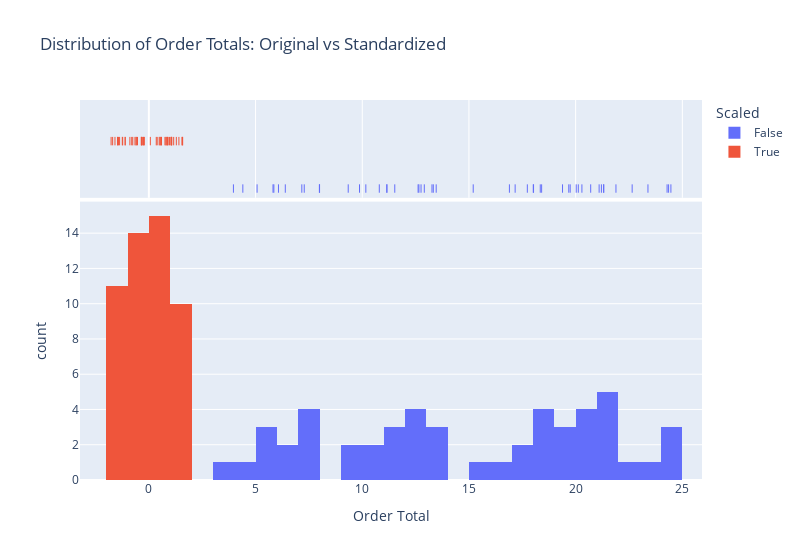

Notebook source saved alongside this figure:
### Code cell
# Visualize standardization
px.histogram(
    pd.DataFrame(
        {
            "Scaled": np.concat(
                (np.full(observed_tips.shape, False), np.full(observed_tips.shape, True))
            ),
            "Order Total": np.concatenate((order_totals, order_totals_scaled)),
        }
    ),
    x="Order Total",
    color="Scaled",
    title="Distribution of Order Totals: Original vs Standardized",
    nbins=50,
    marginal="rug",
    width=800,
)

### Figure 1 — Plotly figure (JSON) as saved in the notebook; plotly's stock layout.template omitted (floating-point values rounded to 4 significant figures)
{"data": [{"bingroup": "x", "hovertemplate": "Scaled=False<br>Order Total=%{x}<br>count=%{y}<extra></extra>", "legendgroup": "False", "marker": {"color": "#636efa", "pattern": {"shape": ""}}, "name": "False", "nbinsx": 50, "orientation": "v", "showlegend": true, "type": "histogram", "x": [3.964, 4.404, 5.072, 5.818, 5.858, 6.075, 6.394, 7.168, 7.282, 7.992, 7.999, 9.343, 9.872, 10.17, 10.8, 11.15, 11.16, 11.52, 12.62, 12.66, 12.76, 12.91, 13.27, 13.33, 13.47, 15.2, 16.9, 17.17, 17.74, 18.01, 18.03, 18.34, 18.41, 19.38, 19.68, 19.75, 20.03, 20.12, 20.29, 20.7, 21.1, 21.21, 21.31, 21.32, 21.89, 22.65, 23.39, 24.29, 24.36, 24.46], "xaxis": "x", "yaxis": "y"}, {"boxpoints": "all", "fillcolor": "rgba(255,255,255,0)", "hoveron": "points", "hovertemplate": "Scaled=False<br>Order Total=%{x}<extra></extra>", "jitter": 0, "legendgroup": "False", "line": {"color": "rgba(255,255,255,0)"}, "marker": {"color": "#636efa", "symbol": "line-ns-open"}, "name": "False", "showlegend": false, "type": "box", "x": [3.964, 4.404, 5.072, 5.818, 5.858, 6.075, 6.394, 7.168, 7.282, 7.992, 7.999, 9.343, 9.872, 10.17, 10.8, 11.15, 11.16, 11.52, 12.62, 12.66, 12.76, 12.91, 13.27, 13.33, 13.47, 15.2, 16.9, 17.17, 17.74, 18.01, 18.03, 18.34, 18.41, 19.38, 19.68, 19.75, 20.03, 20.12, 20.29, 20.7, 21.1, 21.21, 21.31, 21.32, 21.89, 22.65, 23.39, 24.29, 24.36, 24.46], "xaxis": "x2", "yaxis": "y2"}, {"bingroup": "x", "hovertemplate": "Scaled=True<br>Order Total=%{x}<br>count=%{y}<extra></extra>", "legendgroup": "True", "marker": {"color": "#EF553B", "pattern": {"shape": ""}}, "name": "True", "nbinsx": 50, "orientation": "v", "showlegend": true, "type": "histogram", "x": [-1.769, -1.697, -1.587, -1.465, -1.459, -1.423, -1.371, -1.244, -1.226, -1.11, -1.109, -0.8887, -0.8021, -0.7537, -0.6504, -0.5931, -0.5918, -0.5318, -0.353, -0.3468, -0.3305, -0.3054, -0.2466, -0.2364, -0.2143, 0.06965, 0.3471, 0.391, 0.4844, 0.53, 0.532, 0.5836, 0.594, 0.7541, 0.8021, 0.8131, 0.8592, 0.8752, 0.9028, 0.9701, 1.035, 1.052, 1.069, 1.071, 1.164, 1.288, 1.409, 1.556, 1.567, 1.585], "xaxis": "x", "yaxis": "y"}, {"boxpoints": "all", "fillcolor": "rgba(255,255,255,0)", "hoveron": "points", "hovertemplate": "Scaled=True<br>Order Total=%{x}<extra></extra>", "jitter": 0, "legendgroup": "True", "line": {"color": "rgba(255,255,255,0)"}, "marker": {"color": "#EF553B", "symbol": "line-ns-open"}, "name": "True", "showlegend": false, "type": "box", "x": [-1.769, -1.697, -1.587, -1.465, -1.459, -1.423, -1.371, -1.244, -1.226, -1.11, -1.109, -0.8887, -0.8021, -0.7537, -0.6504, -0.5931, -0.5918, -0.5318, -0.353, -0.3468, -0.3305, -0.3054, -0.2466, -0.2364, -0.2143, 0.06965, 0.3471, 0.391, 0.4844, 0.53, 0.532, 0.5836, 0.594, 0.7541, 0.8021, 0.8131, 0.8592, 0.8752, 0.9028, 0.9701, 1.035, 1.052, 1.069, 1.071, 1.164, 1.288, 1.409, 1.556, 1.567, 1.585], "xaxis": "x2", "yaxis": "y2"}], "layout": {"barmode": "relative", "legend": {"title": {"text": "Scaled"}, "tracegroupgap": 0}, "title": {"text": "Distribution of Order Totals: Original vs Standardized"}, "width": 800, "xaxis": {"anchor": "y", "domain": [0, 1], "title": {"text": "Order Total"}}, "xaxis2": {"anchor": "y2", "domain": [0, 1], "matches": "x", "showgrid": true, "showticklabels": false}, "yaxis": {"anchor": "x", "domain": [0, 0.7326], "title": {"text": "count"}}, "yaxis2": {"anchor": "x2", "domain": [0.7426, 1], "matches": "y2", "showgrid": false, "showline": false, "showticklabels": false, "ticks": ""}}}
